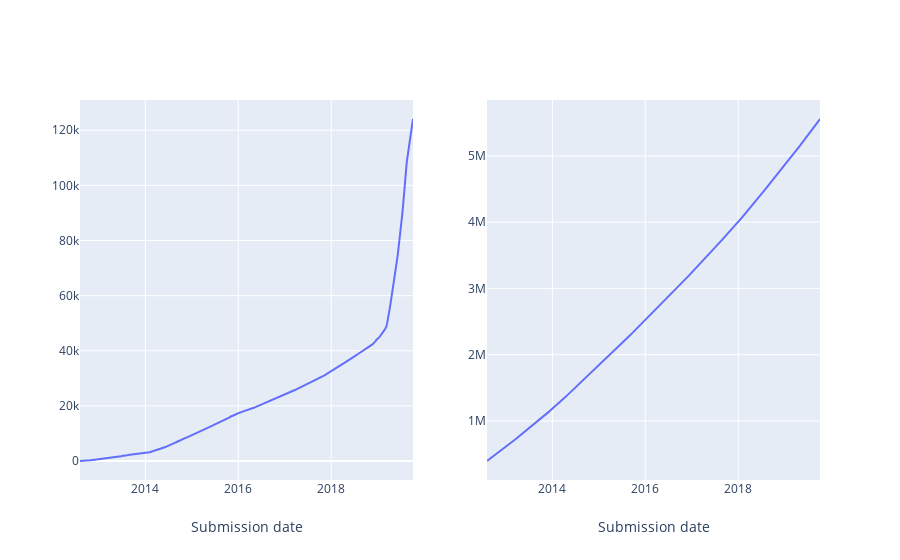

This figure's notebook cell:
### Code cell
trace1 = fig1['data'][0]
trace2 = fig2['data'][0]

fig = make_subplots(rows=1, cols=2, shared_xaxes=True)

fig.add_trace(trace1, row=1, col=1)
fig.add_trace(trace2, row=1, col=2)

fig.update_xaxes(title_text="Submission date")
fig.update_traces(col=2, hovertext="none")

fig_path = os.path.join(PROJ_ROOT + "/reports/figures/" + "0.3-02-total_growth")

pio.write_html(fig, fig_path + ".html", include_plotlyjs="cdn")

fig.show()

### Figure 1 — Plotly figure (JSON) as saved in the notebook; plotly's stock layout.template omitted (floating-point values rounded to 4 significant figures; data arrays with more than 128 entries replaced by an {"elided": "..."} marker saying what was removed)
{"data": [{"hoverlabel": {"namelength": 0}, "hovertemplate": "submissiondate=%{x}<br>cumulative_answers=%{y}", "legendgroup": "", "line": {"color": "#636efa", "dash": "solid"}, "mode": "lines", "name": "", "showlegend": false, "type": "scatter", "x": {"elided": "375 str values"}, "xaxis": "x", "y": {"elided": "375 int values"}, "yaxis": "y"}, {"hoverlabel": {"namelength": 0}, "hovertemplate": "submissiondate=%{x}<br>cumulative_submissions=%{y}", "hovertext": "none", "legendgroup": "", "line": {"color": "#636efa", "dash": "solid"}, "mode": "lines", "name": "", "showlegend": false, "type": "scatter", "x": {"elided": "375 str values"}, "xaxis": "x2", "y": {"elided": "375 int values"}, "yaxis": "y2"}], "layout": {"autosize": true, "xaxis": {"anchor": "y", "autorange": true, "domain": [0, 0.45], "range": ["2012-08-05", "2019-10-06"], "title": {"text": "Submission date"}, "type": "date"}, "xaxis2": {"anchor": "y2", "autorange": true, "domain": [0.55, 1], "range": ["2012-08-05", "2019-10-06"], "title": {"text": "Submission date"}, "type": "date"}, "yaxis": {"anchor": "x", "autorange": true, "domain": [0, 1], "range": [-6893.0, 131000.0], "type": "linear"}, "yaxis2": {"anchor": "x2", "autorange": true, "domain": [0, 1], "range": [109600.0, 5842000.0], "type": "linear"}}}
